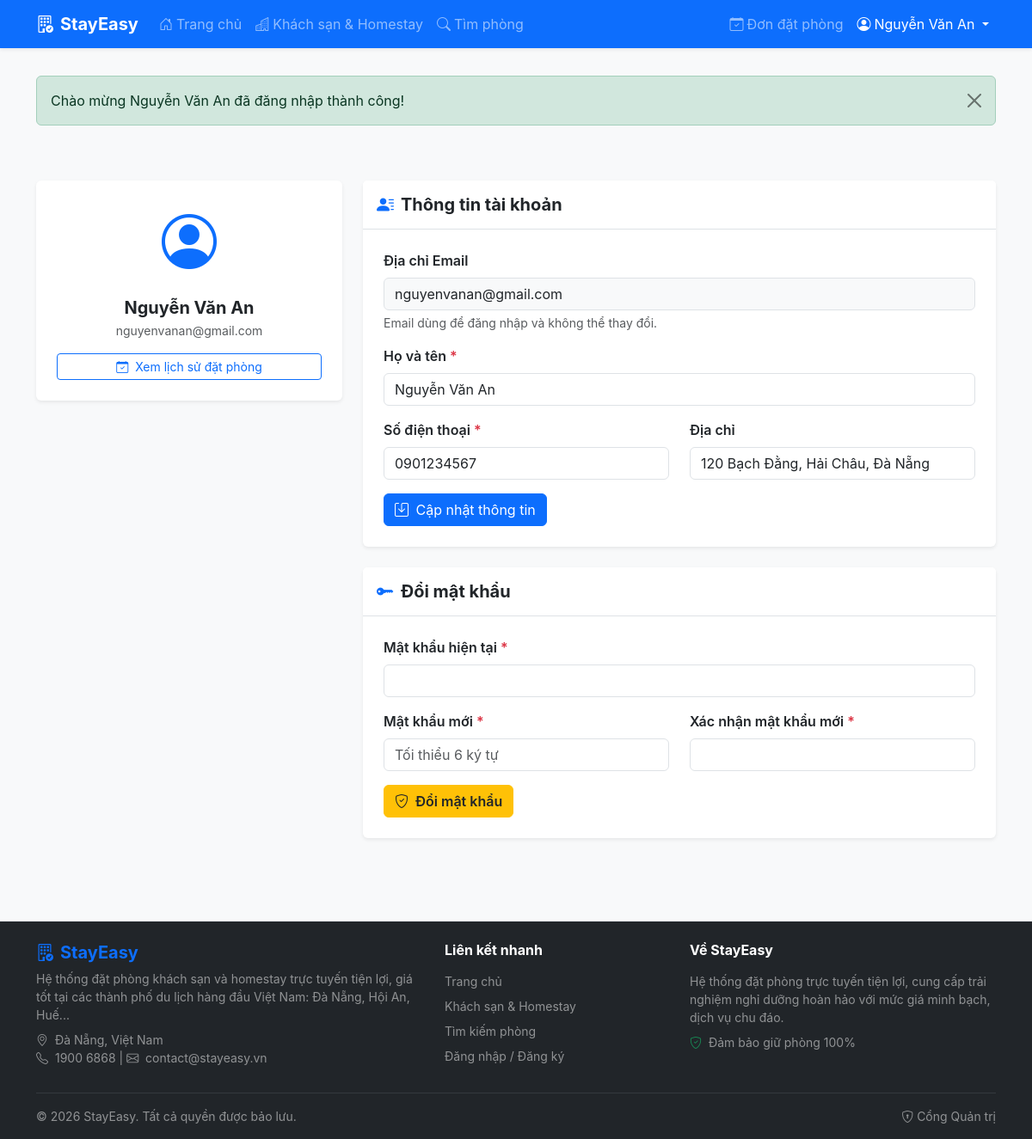
The app's page /profile.php (signed in) with its own data.
### tables this page shows
CREATE TABLE `customers` (
  `id` INT AUTO_INCREMENT PRIMARY KEY,
  `user_id` INT NOT NULL UNIQUE,
  `full_name` VARCHAR(100) NOT NULL,
  `phone` VARCHAR(20) NOT NULL,
  `address` VARCHAR(255) DEFAULT NULL,
  CONSTRAINT `fk_customers_user` FOREIGN KEY (`user_id`) REFERENCES `users` (`id`) ON DELETE CASCADE
);

CREATE TABLE `users` (
  `id` INT AUTO_INCREMENT PRIMARY KEY,
  `email` VARCHAR(150) NOT NULL UNIQUE,
  `password_hash` VARCHAR(255) NOT NULL,
  `role` ENUM('customer', 'admin') NOT NULL DEFAULT 'customer',
  `created_at` DATETIME NOT NULL DEFAULT CURRENT_TIMESTAMP
);

### profile.php (the view, shortened to what this page needs)
<?php
require_once __DIR__ . '/config/db.php';
require_once __DIR__ . '/includes/functions.php';
$user = current_user();
$stmt = $pdo->prepare("
    SELECT u.id as user_id, u.email, c.id as customer_id, c.full_name, c.phone, c.address
    FROM users u
    LEFT JOIN customers c ON c.user_id = u.id
    WHERE u.id = ?
");
$stmt->execute([$user['id']]);
$customer_data = $stmt->fetch();
require_once __DIR__ . '/includes/header.php';
?>
<div class="container py-5">
    <div class="row">
        <div class="col-md-4 mb-4">
            <div class="card shadow-sm border-0 text-center p-4">
                <div class="mb-3">
                    <i class="bi bi-person-circle text-primary" style="font-size: 4rem;"></i>
                </div>
                <h5 class="fw-bold mb-1"><?= e($customer_data['full_name'] ?? 'Khách hàng') ?></h5>
                <p class="text-muted small mb-3"><?= e($customer_data['email']) ?></p>
                <div class="d-grid gap-2">
                    <a href="/my_bookings.php" class="btn btn-outline-primary btn-sm">
                        <i class="bi bi-calendar-check me-1"></i> Xem lịch sử đặt phòng
                    </a>
                </div>
            </div>
        </div>
        <div class="col-md-8">
            <div class="card shadow-sm border-0 mb-4">
                <div class="card-header bg-white py-3 border-bottom">
                    <h5 class="card-title fw-bold mb-0">
                        <i class="bi bi-person-lines-fill text-primary me-2"></i>Thông tin tài khoản
                    </h5>
                </div>
                <div class="card-body p-4">
                    <form action="/profile.php" method="POST">
                        <div class="mb-3">
                            <label class="form-label fw-semibold">Địa chỉ Email</label>
                            <input type="email" class="form-control bg-light" value="<?= e($customer_data['email']) ?>" readonly>
                            <div class="form-text">Email dùng để đăng nhập và không thể thay đổi.</div>
                        </div>
                        <div class="mb-3">
                            <label for="full_name" class="form-label fw-semibold">Họ và tên <span class="required-star">*</span></label>
                            <input type="text" class="form-control" id="full_name" name="full_name" value="<?= e($customer_data['full_name'] ?? '') ?>" required>
                        </div>
                        <div class="row">
                            <div class="col-md-6 mb-3">
                                <label for="phone" class="form-label fw-semibold">Số điện thoại <span class="required-star">*</span></label>
                                <input type="text" class="form-control" id="phone" name="phone" value="<?= e($customer_data['phone'] ?? '') ?>" required>
                            </div>
                            <div class="col-md-6 mb-3">
                                <label for="address" class="form-label fw-semibold">Địa chỉ</label>
                                <input type="text" class="form-control" id="address" name="address" value="<?= e($customer_data['address'] ?? '') ?>" placeholder="Tỉnh / Thành phố">
                            </div>
                        </div>
                        <button type="submit" class="btn btn-primary">
                            <i class="bi bi-save me-1"></i> Cập nhật thông tin
                        </button>
                    </form>
                </div>
            </div>
            <div class="card shadow-sm border-0">
                <div class="card-header bg-white py-3 border-bottom">
                    <h5 class="card-title fw-bold mb-0">
                        <i class="bi bi-key-fill text-primary me-2"></i>Đổi mật khẩu
                    </h5>
                </div>
                <div class="card-body p-4">
                    <form action="/profile.php" method="POST">
                        <div class="mb-3">
                            <label for="old_password" class="form-label fw-semibold">Mật khẩu hiện tại <span class="required-star">*</span></label>
                            <input type="password" class="form-control" id="old_password" name="old_password" required>
                        </div>
                        <div class="row">
                            <div class="col-md-6 mb-3">
                                <label for="new_password" class="form-label fw-semibold">Mật khẩu mới <span class="required-star">*</span></label>
                                <input type="password" class="form-control" id="new_password" name="new_password" required placeholder="Tối thiểu 6 ký tự">
                            </div>
                            <div class="col-md-6 mb-3">
                                <label for="confirm_new_password" class="form-label fw-semibold">Xác nhận mật khẩu mới <span class="required-star">*</span></label>
                                <input type="password" class="form-control" id="confirm_new_password" name="confirm_new_password" required>
                            </div>
                        </div>
                        <button type="submit" class="btn btn-warning text-dark fw-semibold">
                            <i class="bi bi-shield-check me-1"></i> Đổi mật khẩu
                        </button>
                    </form>
                </div>
            </div>
        </div>
    </div>
</div>
<?php require_once __DIR__ . '/includes/footer.php'; ?>

### includes/header.php (shortened to what this page needs)
<?php
$user = current_user();
?>
<!DOCTYPE html>
<html lang="vi">
<head>
    <link href="https://cdn.jsdelivr.net/npm/bootstrap@5.3.3/dist/css/bootstrap.min.css" rel="stylesheet">
    <link href="https://cdn.jsdelivr.net/npm/bootstrap-icons@1.11.3/font/bootstrap-icons.min.css" rel="stylesheet">
    <link rel="stylesheet" href="/assets/css/style.css">
</head>
<body class="d-flex flex-column min-vh-100 bg-light">
<nav class="navbar navbar-expand-lg navbar-dark bg-primary sticky-top shadow-sm">
    <div class="container">
        <a class="navbar-brand fw-bold" href="/index.php">
            <i class="bi bi-building-check me-2"></i>StayEasy
        </a>
        <div class="collapse navbar-collapse" id="userNavbar">
            <ul class="navbar-nav me-auto mb-2 mb-lg-0">
                <li class="nav-item">
                    <a class="nav-link" href="/index.php"><i class="bi bi-house-door me-1"></i>Trang chủ</a>
                </li>
                <li class="nav-item">
                    <a class="nav-link" href="/properties.php"><i class="bi bi-buildings me-1"></i>Khách sạn & Homestay</a>
                </li>
                <li class="nav-item">
                    <a class="nav-link" href="/search.php"><i class="bi bi-search me-1"></i>Tìm phòng</a>
                </li>
            </ul>
            <ul class="navbar-nav ms-auto mb-2 mb-lg-0 align-items-lg-center">
                <?php if ($user): ?>
                    <li class="nav-item">
                        <a class="nav-link" href="/my_bookings.php">
                            <i class="bi bi-calendar-check me-1"></i>Đơn đặt phòng
                        </a>
                    </li>
                    <li class="nav-item dropdown">
                        <a class="nav-link dropdown-toggle active" href="#" role="button" data-bs-toggle="dropdown" aria-expanded="false">
                            <i class="bi bi-person-circle me-1"></i><?= e($user['full_name']) ?>
                        </a>
                    </li>
                <?php endif; ?>
            </ul>
        </div>
    </div>
</nav>
<div class="container mt-3">
</div>
<main class="flex-grow-1">

### assets/css/style.css (style rules this page uses)
:root { --primary-color: #0d6efd; --accent-color: #ffc107; }
body { font-family: -apple-system, BlinkMacSystemFont, "Segoe UI", Roboto, "Helvetica Neue", Arial, sans-serif; color: #333; }
.card { transition: transform 0.2s ease, box-shadow 0.2s ease; }
.required-star { color: #dc3545; }

### records on screen
customers: full_name "Nguyễn Văn An", user.email "nguyenvanan@gmail.com", phone "0901234567", address "120 Bạch Đằng, Hải Châu, Đà Nẵng"

### other values on screen
$flash['message'] "Chào mừng Nguyễn Văn An đã đăng nhập thành công!"
